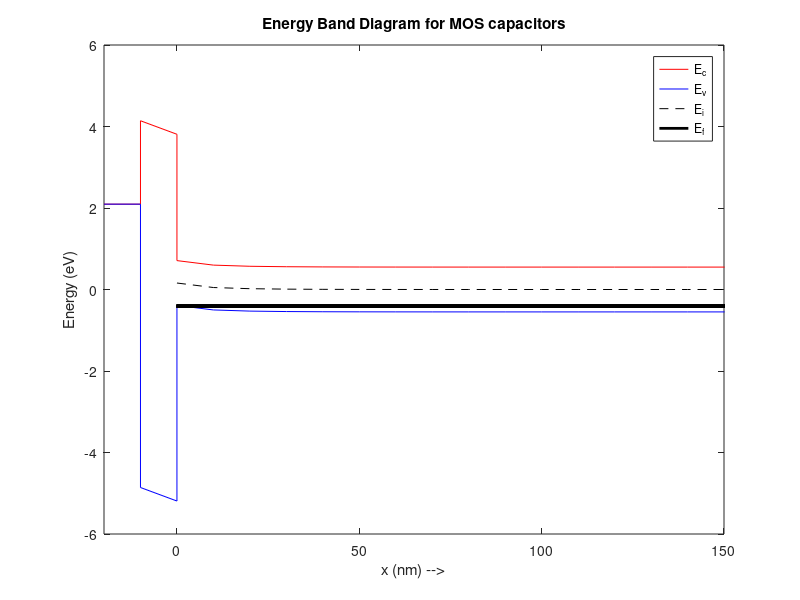

This figure's MATLAB source:
% This Poisson Solver calculates electrostatic parameters and plots the
% Energy Band Diagram based on the following inputs
% a) Metal Workfunction
% b) Oxide Thickness
% c) Substrate doping
% d) Gate Voltage or the psi_s (Surface band bending in the substrate)

clear;
close all;
clc;

%% Inputs
% Give the inputs here (if default values are not used)

phi_m = -0.2532e-19;         % Metal_Workfunction in eV 
t_ox = 10e-9;                % Oxide_Thickness in m 
N_sub = -1e17*1e6;           % Substrate_doping in /m^3 
                             %-ve for p-substrate(NMOS), +ve for n-substrate(PMOS)

V_g = -2.503;                   % Gate_Voltage in V  % Option 1
%psi_s = 0.4085                 % Surface_band_bending in V  %Option 2 

%% Parameters

% Constants
q = 1.6e-19;
eps_0 = 8.85e-12;
Vt = 26e-3;               %thermal voltage

% Substrate Parameters
k_si = 12;                  %realtive permitivitty of silicon substrate
ni = 1.5e10*1e6;            %Intrinsic carrier density ( /cm^3)    
Eg = 1.1*q;                 %Band gap of silicon
Ea=4.05*q;                  %electron affinity for substrate
L_sub = 1e-6;
eps_si = k_si*eps_0;        %permitivitty of silicon substrate

%calculate mobile carriers (n and p) for substrate
if N_sub< 0 
    psub = abs(N_sub); nsub = ni^2/abs(N_sub);
elseif N_sub>0
    psub = ni^2/N_sub; nsub = N_sub;
else
    psub = ni; nsub = ni;
end

% Oxide parameters
k_ox = 4;
Eg_ox = 9*q;                % band gap of oxide
eps_ox = k_ox*eps_0;        % permitivitty of SiO2
Ec_off = 3.1*q;             % conduction band offset
c_ox=eps_ox/t_ox;


% Metal parameters
t_m = 10e-9;
phi_b = -sign(N_sub)*Vt*log(abs(N_sub)/ni);      %Ei-Ef for semiconductor
phi_sub= (Ea+Eg/2+phi_b)*q;%work function for substrate
V_fb = (phi_m-phi_sub)/q;             %flatband voltage

%%Calculate psi_s from V_g
psi_s=-sign(V_g-V_fb)*0.0001;
pre=(2*eps_si*q*Vt*abs(N_sub))^0.5;

func = @(psi_s) -V_g + V_fb -(1/c_ox *-sign(V_g-V_fb)*pre*(exp(-psi_s/Vt)+psi_s/Vt-1+(ni^2/(abs(N_sub))^2)*(exp(psi_s/Vt)-psi_s/Vt-1))^0.5) + psi_s;
x0 = 0;
psi_s = fzero(func,x0);

%%

% Solver parameters
dx = 10e-9;             % Meshing size
NRmax = 10;             % Maximum NR iterations
tol = 1e-6;             % Error tolerance in potential

%% Solver
%Mesh
x = 0:dx:L_sub;
N = length(x);

%Newton Raphson Matrices

A = -2*diag(ones(1,N) , 0)+ 1*diag(ones(1,N-1),1)+ 1*diag(ones(1,N-1),-1);
A(1,:) = 0; A(1,1) = 1;
A(N,:) = 0; A(N,N) = 1;

b = zeros(N,1);
b(1) = psi_s; b(N) = 0;

psi = zeros(N,1);               % Option 1 for defining the initial guess
%psi = A\b;                     % Option 2 for defining the initial guess

%Newton Raphson iterations
for i = 1:NRmax
    
    p = psub*exp(-psi/Vt);
    n = nsub*exp(psi/Vt);
    rho = q*(N_sub + p - n);
    b = -rho/eps_si * dx^2;
    b(1) = psi_s; b(N) = 0;
    f = A*psi - b;
    
    % Jacobian Matrix
    delp = -1/Vt * p;
    deln = 1/Vt * n;
    delrho = q*(delp-deln);
    delb = -delrho/eps_si * dx^2;
    delb(1) = 0; delb(N) = 0;
    J = A - diag(delb);
    dV = -J\f;
    
    if max(abs(dV))<tol            % If the change is lower than the tolerance then stop the iterations
        break;
    end
    
    psi = psi+dV;
end


%% Addition of Oxide

E_surface = -(psi(2) - psi(1))/dx;      % Electric field at surface = -d(psi)/dx
E_ox = E_surface*(eps_si/eps_ox);       % Equal displacement vectors across the interface
x_ox = -t_ox:dx:0;                      % Mesh in oxide region
psi_ox = psi(1) - E_ox*x_ox;
V_ox = E_ox*t_ox;                       % Voltage drop across the oxide

%% Band Diagram

% Here we will take the intrinsic level in the substrate to be reference

% Energy bands in substrate
Ei_band = -q*psi;
Ec_band = Ei_band + Eg/2;               % Conduction band
Ev_band = Ei_band - Eg/2;               % Valence band
Ef_band = (Ei_band(end) - q*phi_b)*ones(length(Ei_band));       % Fermi level

% Energy bands in Oxide
Ec_ox_band = -q*psi_ox + Ec_off+ Eg/2;
Ev_ox_band = Ec_ox_band - Eg_ox;

Em_band = (Ef_band(end) - q*V_g)*ones(size(Ec_ox_band));          % Because q*Vg = Em - Ef
x_m = -t_ox-t_m:dx:-t_ox;               % Meshing in metal layer

figure(1); plot([x_m x_ox x]*1e9 ,[Em_band' ; Ec_ox_band' ; Ec_band]/q , 'r',[x_m x_ox x]*1e9 , [Em_band'; Ev_ox_band'; Ev_band]/q ,'b',x*1e9,Ei_band/q,'k--',x*1e9,Ef_band/q,'k','LineWidth' , 2);
xlim([-20,150])
axes.LineWidth = 1; Axes.FontSize = 18; axes.FontWeight = 'bold'; axes.Box = 'on';
xlabel('x (nm) -->'); ylabel('Energy (eV)');
leg = legend('E_c','E_v','E_i','E_f');
title("Energy Band Diagram for MOS capacitors")






    




    